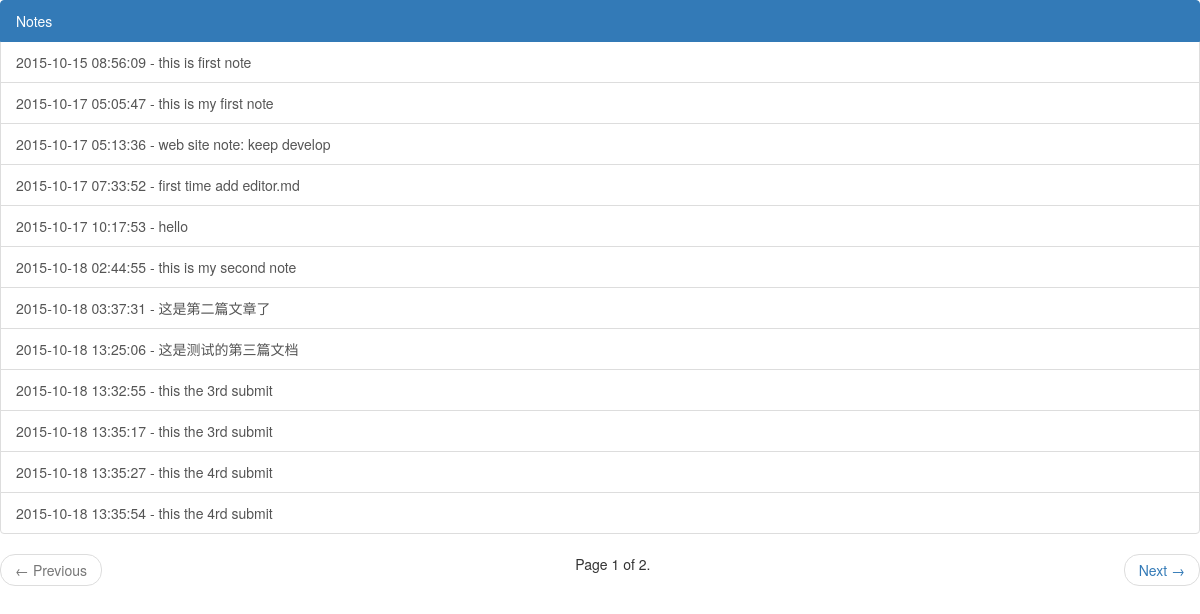
/, run on an earlier commit of the app's database.
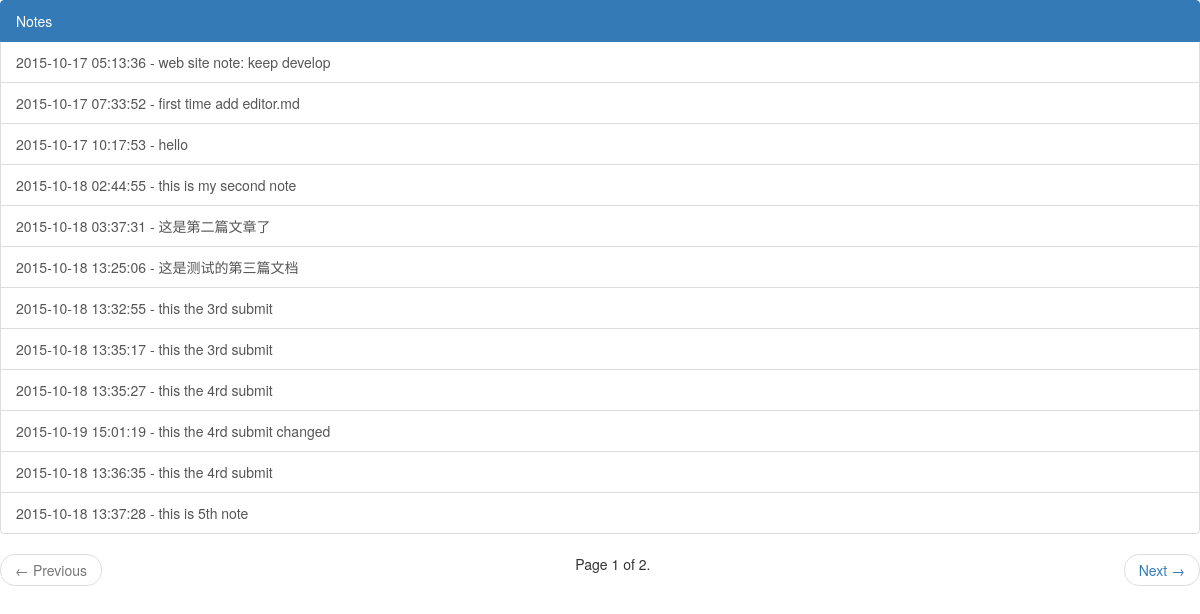
And on a later commit of the database.
### note/models.py (models this page shows, shortened)
class Note(models.Model):
    title = models.CharField(max_length=60)
    color = models.CharField(max_length=10)
    authorID = models.IntegerField()
    noteType = models.IntegerField()
    createTime = models.DateTimeField()
    content = models.TextField()

### note/templates/note_list.html (shortened to what this page needs)
{% load bootstrap3 %}
{% bootstrap_css %}
<!DOCTYPE html>
<html>
<head>
</head>
<body>
<div class="list-group">
<a href="#" class="list-group-item active">
    Notes
  </a>
{% for note in object_list %}
   <a href="{% url "noteView" %}?id={{note.id}}" class="list-group-item">{{ note.createTime|date:"Y-m-d H:i:s" }} - {{ note.title }}</a>
{% empty %}
     <a href="#" class="list-group-item">No notes yet.</a>
{% endfor %}
</div>
<nav>
 <ul class="pager">
            {% if page_obj.has_previous %}
                <li class="previous"><a href="?page={{ page_obj.previous_page_number }}"><span aria-hidden="true">&larr;</span> Previous</a></li>
            {% else %}
            	 <li class="previous disabled"><a href=""><span aria-hidden="true">&larr;</span> Previous</a></li>
            {% endif %}
            <span class="current">
                Page {{ page_obj.number }} of {{ paginator.num_pages }}.
            </span>
            {% if page_obj.has_next %}
                <li class="next"><a href="?page={{ page_obj.next_page_number }}">Next <span aria-hidden="true">&rarr;</span></a></li>
            {% else %}
            	 <li class="next disabled"><a href="#">Next <span aria-hidden="true">&rarr;</span></a></li>
            {% endif %}
    </ul>
</nav>
</body>
</html>

What changed in the data, as far as the page shows it:
removed Note: createTime "2015-10-15 08:56:09", title "this is first note"
removed Note: createTime "2015-10-17 05:05:47", title "this is my first note"
changed Note: createTime "2015-10-18 13:35:54" → "2015-10-19 15:01:19"; title "this the 4rd submit" → "this the 4rd submit changed"
now on this page (row unchanged): Note: createTime "2015-10-18 13:36:35", title "this the 4rd submit"
now on this page (row unchanged): Note: createTime "2015-10-18 13:37:28", title "this is 5th note"
